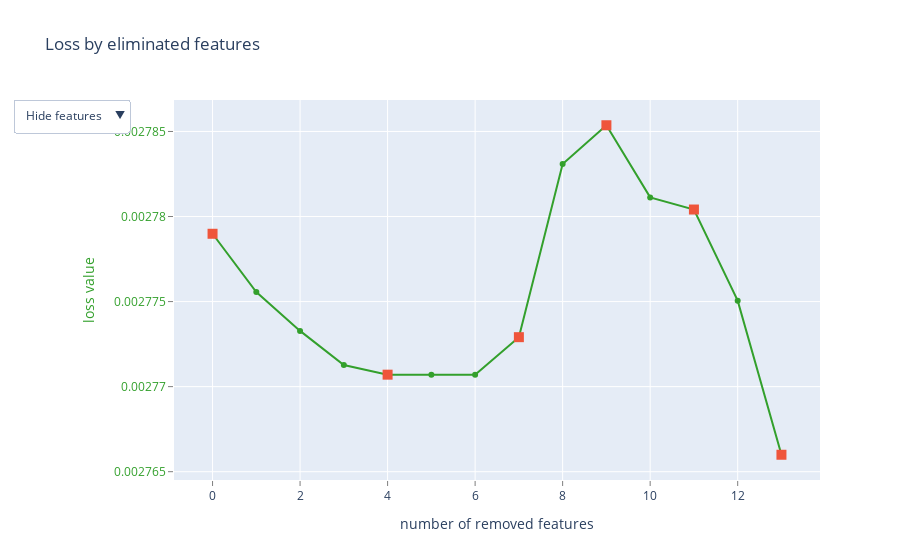

Write notebook code for a chart like this one.
### Code cell
from catboost import CatBoostRegressor, Pool, EShapCalcType, EFeaturesSelectionAlgorithm
from sklearn.datasets import make_regression
from sklearn.model_selection import train_test_split

train_pool = Pool(X_train, y_train, feature_names=X_train.columns.tolist())
test_pool = Pool(X_test, y_test, feature_names=X_test.columns.tolist())

model = CatBoostRegressor(iterations=1000, random_seed=0)
summary = model.select_features(
    train_pool,
    eval_set=test_pool,
    features_for_select='0-22',
    num_features_to_select=10,
    steps=5,
    algorithm=EFeaturesSelectionAlgorithm.RecursiveByShapValues,
    shap_calc_type=EShapCalcType.Regular,
    train_final_model=True,
    logging_level='Verbose',
    plot=True
)

### Figure 1 — Plotly figure (JSON) as saved in the notebook; plotly's stock layout.template omitted (floating-point values rounded to 4 significant figures)
{"data": [{"line": {"color": "rgb(51,160,44)"}, "mode": "lines+markers", "name": "", "text": ["", "mean_NW2_E01_towerxacc", "mean_NW2_E01_toweryacc", "mvbc_WandelaarBuoy_Average_wave_period", "mean_NW2_E01_winddirection", "mean_NW2_E01_NAC_ACC_FA", "mean_NW2_E01_NAC_ACC_SS", "mvbc_WandelaarMeasuringpile_Average_wind_direction", "mean_NW2_E01_NAC_ACC_Z", "mvbc_WandelaarMeasuringpile_Air_pressure", "mean_NW2_E01_power", "mean_NW2_E01_yaw", "mvbc_WandelaarBuoy_10%_highest_waves", "mvbc_WandelaarBuoy_Height_waves_with_period_>_10_s"], "type": "scatter", "x": [0, 1, 2, 3, 4, 5, 6, 7, 8, 9, 10, 11, 12, 13], "y": [0.002779, 0.002776, 0.002773, 0.002771, 0.002771, 0.002771, 0.002771, 0.002773, 0.002783, 0.002785, 0.002781, 0.00278, 0.002775, 0.002766]}, {"marker": {"size": 10, "symbol": "square"}, "mode": "markers", "name": "", "text": ["", "mean_NW2_E01_winddirection", "mvbc_WandelaarMeasuringpile_Average_wind_direction", "mvbc_WandelaarMeasuringpile_Air_pressure", "mean_NW2_E01_yaw", "mvbc_WandelaarBuoy_Height_waves_with_period_>_10_s"], "type": "scatter", "x": [0, 4, 7, 9, 11, 13], "y": [0.002779, 0.002771, 0.002773, 0.002785, 0.00278, 0.002766]}, {"mode": "text", "name": "", "text": ["", "4", "5", "13", "7", "9", "10", "17", "8", "21", "3", "1", "11", "14"], "textfont": {"color": "rgb(51,160,44)", "family": "sans serif", "size": 18}, "textposition": "bottom center", "type": "scatter", "visible": false, "x": [0, 1, 2, 3, 4, 5, 6, 7, 8, 9, 10, 11, 12, 13], "y": [0.002779, 0.002776, 0.002773, 0.002771, 0.002771, 0.002771, 0.002771, 0.002773, 0.002783, 0.002785, 0.002781, 0.00278, 0.002775, 0.002766]}, {"mode": "text", "name": "", "text": ["", "mean_NW2_E01_towerxacc", "mean_NW2_E01_toweryacc", "mvbc_WandelaarBuoy_Average_wave_period", "mean_NW2_E01_winddirection", "mean_NW2_E01_NAC_ACC_FA", "mean_NW2_E01_NAC_ACC_SS", "mvbc_WandelaarMeasuringpile_Average_wind_direction", "mean_NW2_E01_NAC_ACC_Z", "mvbc_WandelaarMeasuringpile_Air_pressure", "mean_NW2_E01_power", "mean_NW2_E01_yaw", "mvbc_WandelaarBuoy_10%_highest_waves", "mvbc_WandelaarBuoy_Height_waves_with_period_>_10_s"], "textfont": {"color": "rgb(51,160,44)", "family": "sans serif", "size": 18}, "textposition": "bottom center", "type": "scatter", "visible": false, "x": [0, 1, 2, 3, 4, 5, 6, 7, 8, 9, 10, 11, 12, 13], "y": [0.002779, 0.002776, 0.002773, 0.002771, 0.002771, 0.002771, 0.002771, 0.002773, 0.002783, 0.002785, 0.002781, 0.00278, 0.002775, 0.002766]}], "layout": {"showlegend": false, "title": {"text": "Loss by eliminated features"}, "updatemenus": [{"active": 0, "buttons": [{"args": [{"visible": [true, true, false, false]}], "label": "Hide features", "method": "update"}, {"args": [{"visible": [true, true, true, false]}], "label": "Show indices", "method": "update"}, {"args": [{"visible": [true, true, false, true]}], "label": "Show names", "method": "update"}], "pad": {"r": 10, "t": 10}, "showactive": true, "x": -0.25, "xanchor": "left", "y": 1.03, "yanchor": "top"}], "xaxis": {"gridcolor": "rgb(255,255,255)", "showgrid": true, "showline": false, "showticklabels": true, "tickcolor": "rgb(127,127,127)", "ticks": "outside", "title": {"text": "number of removed features"}, "zeroline": false}, "yaxis": {"gridcolor": "rgb(255,255,255)", "showgrid": true, "showline": false, "showticklabels": true, "tickcolor": "rgb(127,127,127)", "tickfont": {"color": "rgb(51,160,44)"}, "ticks": "outside", "title": {"font": {"color": "rgb(51,160,44)"}, "text": "loss value"}, "zeroline": false}}}
